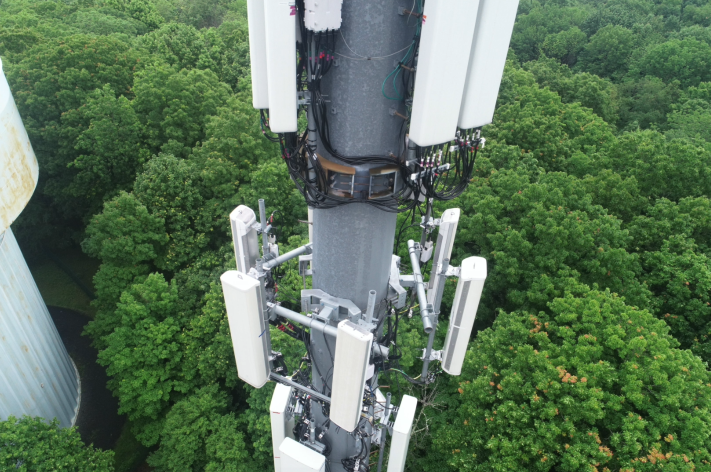
#> input picture img/16.png, 1421 x 944 px (shown at 1/2 size)
$ python -i run.py   (imports and definitions only)
#> lines starting #> are read from the running program, lines starting #| are printed output that depends on the picture; after the words box and inside, x2 and y2 are one past the last pixel; in counts of white or black regions, pixels touching at a corner belong together
import cv2
import os
from PIL import Image
import numpy as np
from matplotlib import pyplot as plt

def processing_file(in_file):
#> called with in_file = 'img/16.png'
    file_name = in_file.split("/")[-1]

    # loading the image
    org_image = cv2.imread(in_file)
#> org_image is the input picture: shape (944, 1421, 3); mean B, G, R 89.6, 115.5, 91.8
    # org_image = cv2.imread("images/16.png")
    # org_image = cv2.imread("images/5.png")
    # org_image = cv2.imread("images/9.png")

    dim = (800, 900)

    # resize image
    resized = cv2.resize(org_image, dim, interpolation = cv2.INTER_AREA)
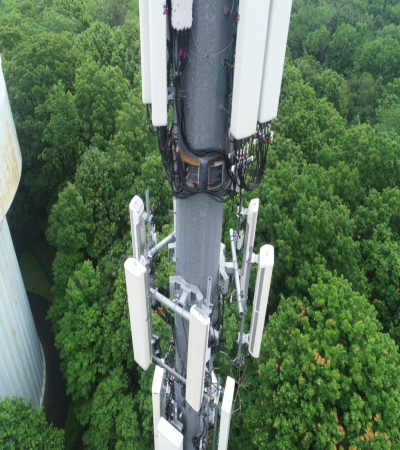
#> resized: shape (900, 800, 3) (shown at 1/2 size); mean B, G, R 89.6, 115.5, 91.8

    # image copy
    img_copy = resized.copy()

    height, width, channels = img_copy.shape
    x1 = int(width * 0.2)
    x2 = int(width * 0.8)
    y1 = 0
    y2 = height

    crop_img = img_copy[y1:y2, x1:x2] # Crop
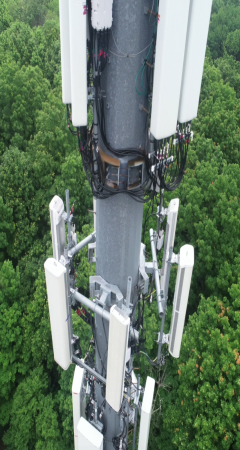
#> crop_img: shape (900, 480, 3) (shown at 1/2 size); mean B, G, R 102.8, 122.9, 102.7

    # resize image
    image = cv2.resize(crop_img, dim, interpolation = cv2.INTER_AREA)
    cv2.imshow('Original', image)

    # Convert to RGB
    image_rgb=cv2.cvtColor(image,cv2.COLOR_BGR2RGB)

    # blur1 = cv2.GaussianBlur(image_rgb, (13, 13), 3)

    # sigmaX is Gaussian Kernel standard deviation
    # ksize is kernel size
    blur = cv2.GaussianBlur(src=image_rgb, ksize=(13,13), sigmaX=0, sigmaY=0) # small noise
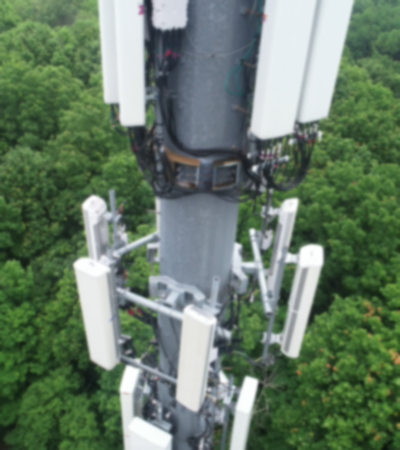
#> blur: shape (900, 800, 3) (shown at 1/2 size); mean R, G, B 102.7, 122.9, 102.8

    # medianBlur() is used to apply Median blur to image
    # ksize is the kernel size
    median = cv2.medianBlur(src=blur, ksize=3)

    # sigmaSpace is used to filter sigma in the coordinate space.
    sigma = cv2.bilateralFilter(src=median, d=7, sigmaColor=25, sigmaSpace=25) # small no closed

    cv2.imshow('filter', sigma)

    # Convert to Gray
    blur_gray = cv2.cvtColor(sigma,cv2.COLOR_RGB2GRAY)
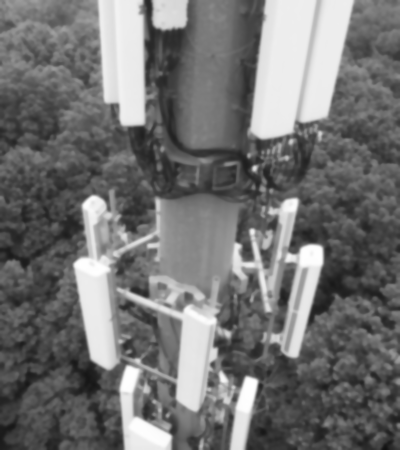
#> blur_gray: shape (900, 800) (shown at 1/2 size); min 16, max 255, mean 114.5


    # ret, thresh = cv2.threshold(blur_gray,195,215,cv2.THRESH_BINARY+cv2.THRESH_OTSU)
    ret, thresh = cv2.threshold(blur_gray,163,215,cv2.THRESH_BINARY+cv2.THRESH_OTSU)
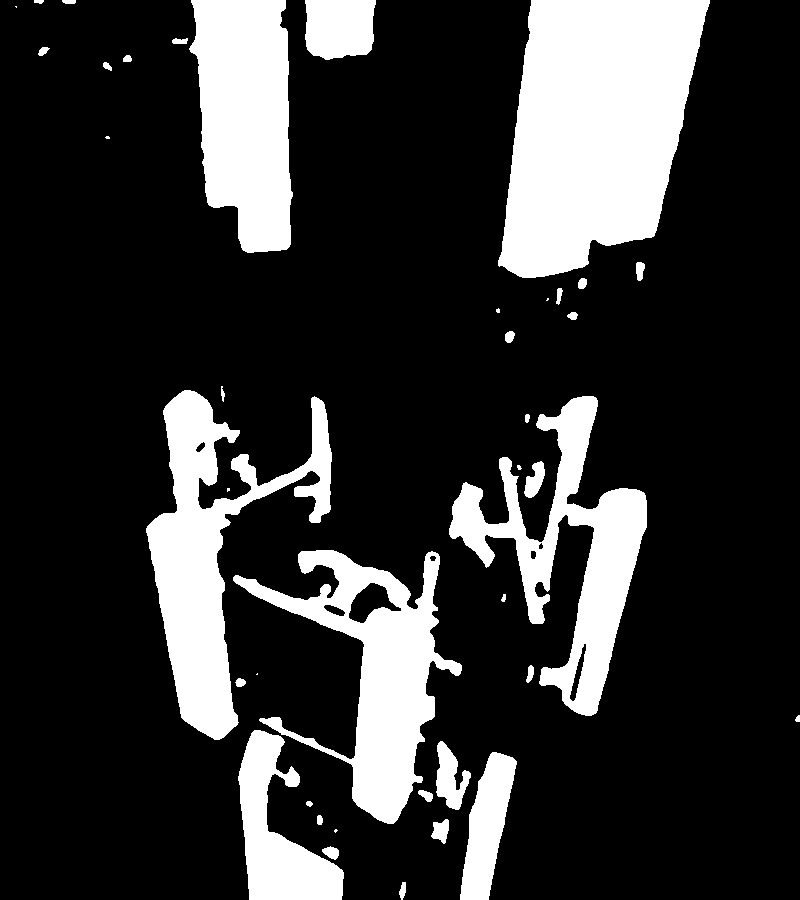
#> thresh: shape (900, 800); values 0 (black) and 215 (white), 20.5% white; 41 white regions (8 under 20 px), largest, box (x1, y1, x2, y2) and area: (498, 0, 710, 278) 42720, (146, 390, 332, 740) 22808, (233, 550, 462, 824) 20690
#> ret = 152

    cv2.imshow('blur', thresh)

    edges = cv2.Canny(image=thresh, threshold1=195, threshold2=215, apertureSize = 3) # Canny Edge Detection
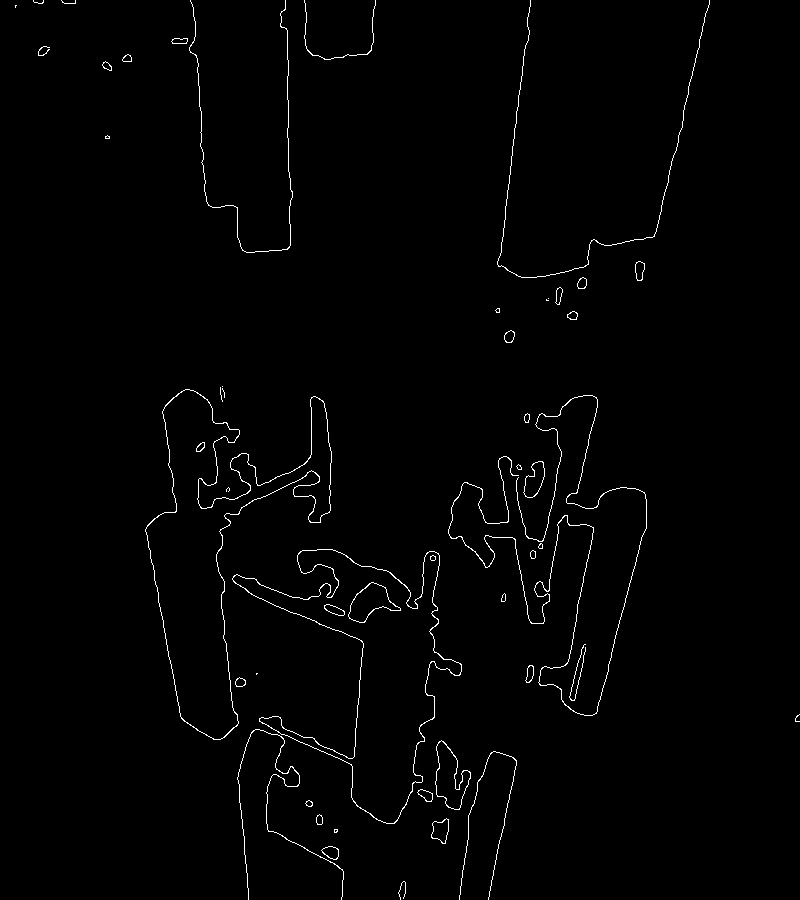
#> edges: shape (900, 800); 1.2% white in thin lines or dots
    # edges = cv2.Canny(image=thresh, threshold1=0, threshold2=100, apertureSize = 3) # Canny Edge Detection

    # Display Canny Edge Detection Image
    cv2.imshow('Canny Edge Detection', edges)

    # # Fill rectangular contours
    contours, hierarchy  = cv2.findContours(edges, cv2.RETR_TREE, cv2.CHAIN_APPROX_SIMPLE)
#> contours = 82 contours, 28 with area under 20; largest, box (x1, y1, x2, y2) and area: (145, 389, 332, 740) 22920, (145, 389, 332, 740) 22786, (232, 549, 462, 824) 22000, (232, 549, 462, 824) 21854, (435, 740, 471, 810) 1325
    # cv2.drawContours(image_copy, contours, -1, (0, 0, 255), 1, cv2.LINE_AA)

    for contour in contours:
        # if cv2.contourArea(contour) > cv2.arcLength(contour, True):
            len_contour = 0.01*cv2.arcLength(contour, True)

            # if (13 > len_contour) and (len_contour > 1):
            if (len_contour > 1):
                approx = cv2.approxPolyDP(contour, len_contour, True)
                # detect the shapes.
                # Position for writing text
                x,y = approx[0][0]

                if len(approx) > 5:
                    cv2.drawContours(image, [approx], -1, (0, 255, 0), 2, cv2.LINE_AA)
                    cv2.putText(image, "Antena", (x, y + 30), cv2.FONT_HERSHEY_COMPLEX, 1, (0, 0, 255), 1)
#> this loop made 82 passes
#> (len_contour, x, y) on passes 14, 15, 16, 17, 24, 29, 30, 33: (6.79, 499, 752), (2.26, 441, 740), (2.23, 441, 740), (10.15, 253, 730), (2.48, 585, 644), (14.76, 234, 575), (14.74, 236, 574), (1.57, 400, 608)
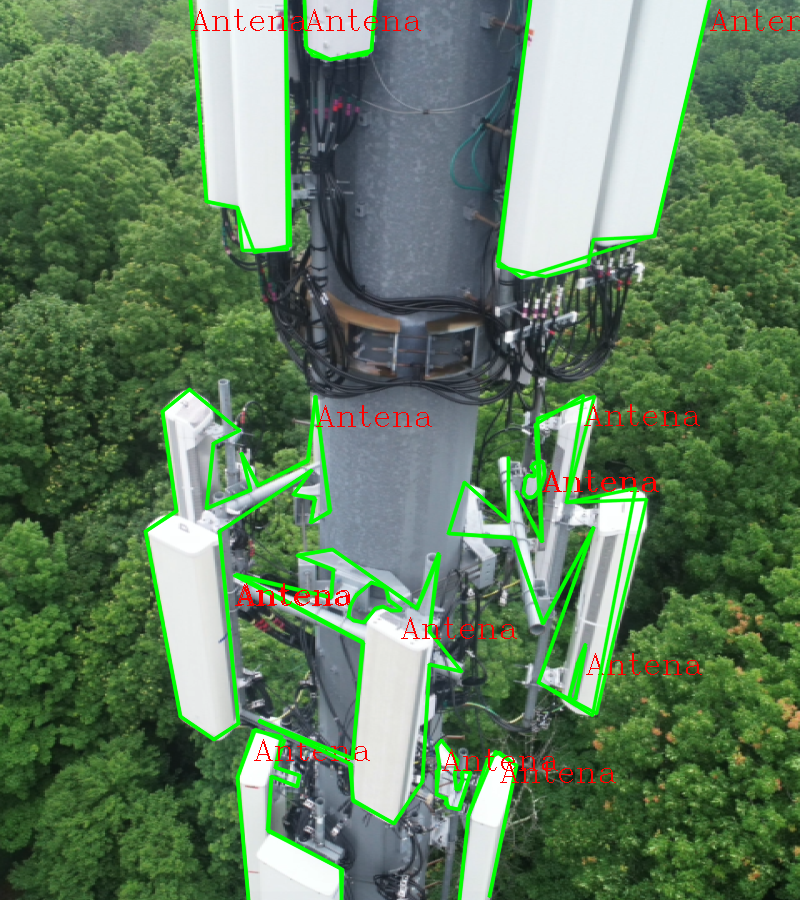
#> image: shape (900, 800, 3); mean B, G, R 95.7, 125.4, 97.9

    cv2.imshow('contour', image)
    cv2.imwrite('result.jpg', image)
    cv2.waitKey(0)

    cv2.destroyAllWindows()

>>> result = processing_file('img/16.png')

$ run again, on img/5.png
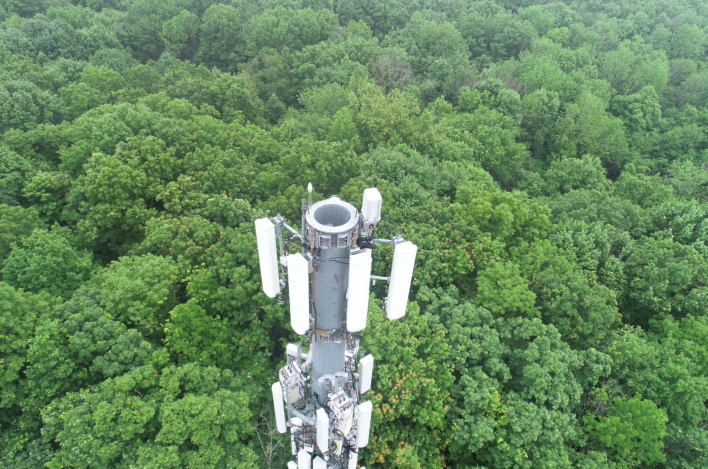
#> input picture img/5.png, 1415 x 937 px (shown at 1/2 size)
#> in processing_file, org_image is the input picture: shape (937, 1415, 3); mean B, G, R 95.3, 136.9, 103.5
#> in processing_file, `ret, thresh = cv2.threshold(blur_gray,163,215,cv2.THRESH_BINARY+cv2.TH..`:
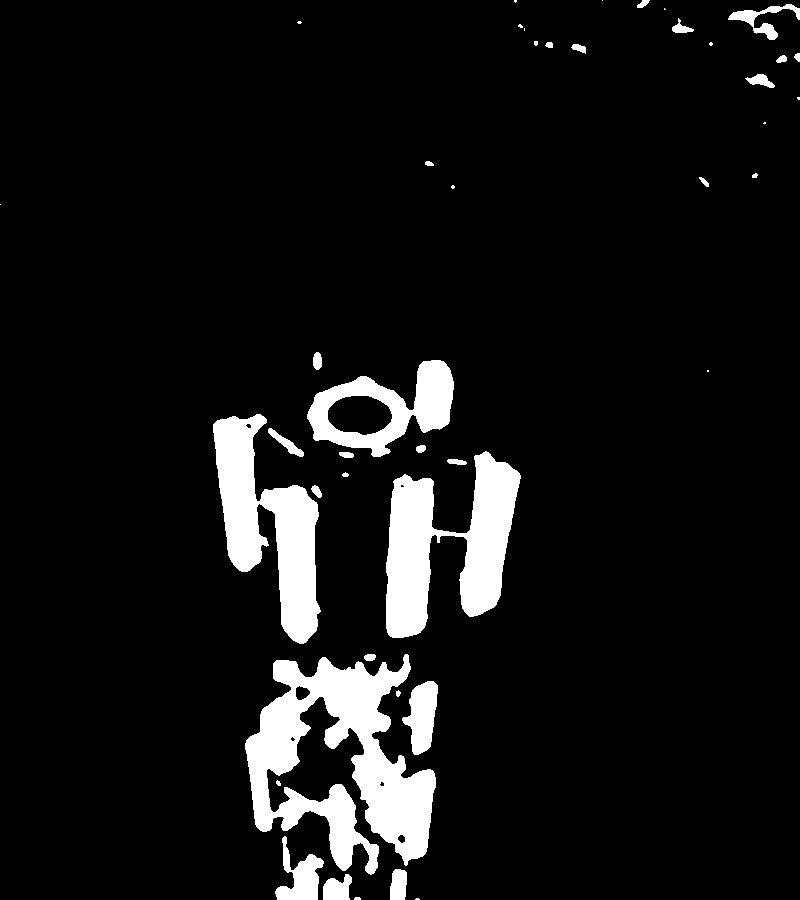
#> thresh: shape (900, 800); values 0 (black) and 215 (white), 8% white; 44 white regions (15 under 20 px), largest, box (x1, y1, x2, y2) and area: (245, 654, 436, 875) 20106, (386, 451, 521, 638) 13051, (213, 414, 321, 644) 11563
#> ret = 169
#> edges: shape (900, 800); 0.81% white in thin lines or dots
#> contours = 85 contours, 38 with area under 20; largest, box (x1, y1, x2, y2) and area: (244, 653, 436, 875) 20443, (244, 653, 436, 875) 20196, (385, 451, 521, 638) 13099, (385, 451, 521, 638) 13054, (212, 413, 321, 644) 11634
#> the loop in processing_file, `for contour in contours:` made 85 passes
#> (len_contour, x, y) on passes 3, 4, 5, 10, 11, 12, 13, 30: (1.62, 351, 876), (1.48, 396, 868), (4.41, 283, 836), (1.98, 432, 680), (1.96, 432, 680), (17.44, 408, 654), (17.41, 406, 653), (8.77, 508, 463)
#> after the loop in processing_file, `for contour in contours:`:
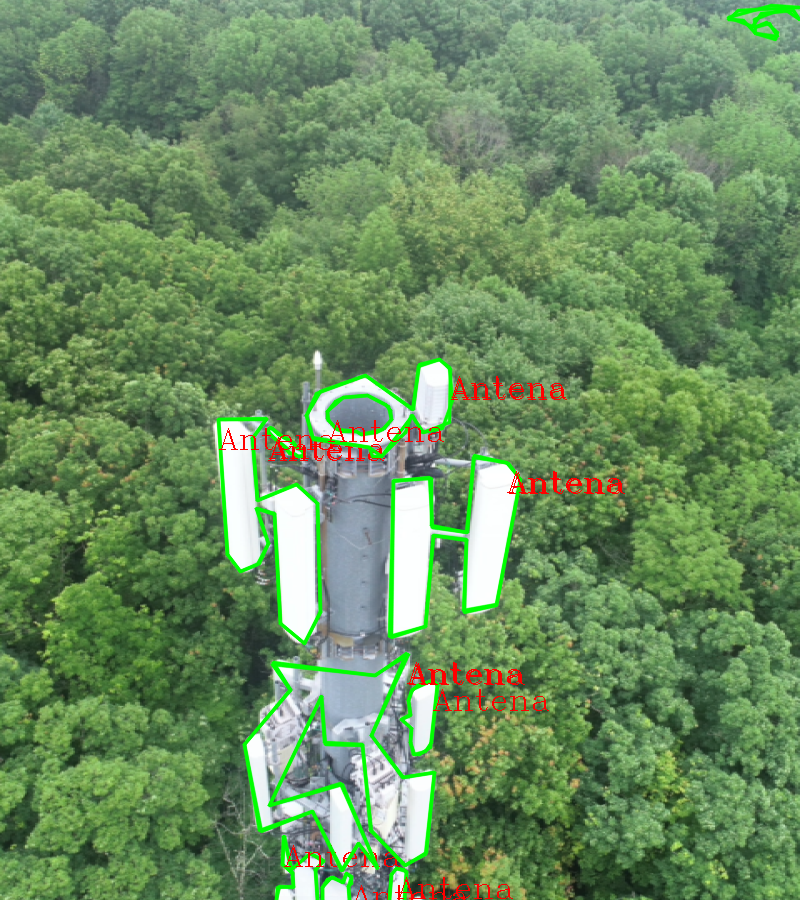
#> image: shape (900, 800, 3); mean B, G, R 96, 141.1, 106.6

$ run again, on img/9.png
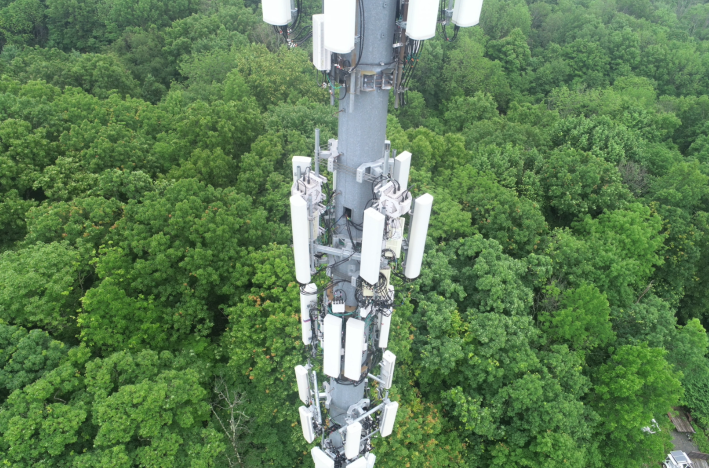
#> input picture img/9.png, 1418 x 936 px (shown at 1/2 size)
#> in processing_file, org_image is the input picture: shape (936, 1418, 3); mean B, G, R 85.9, 126.2, 95.7
#> in processing_file, `ret, thresh = cv2.threshold(blur_gray,163,215,cv2.THRESH_BINARY+cv2.TH..`:
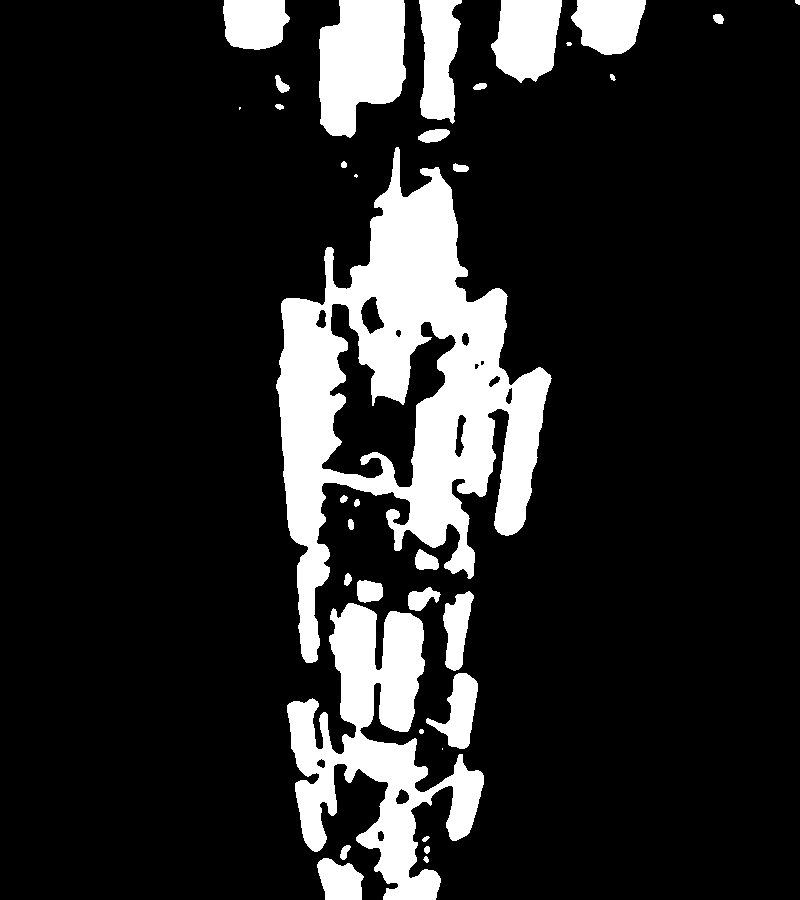
#> thresh: shape (900, 800); values 0 (black) and 215 (white), 15.3% white; 35 white regions (4 under 20 px), largest, box (x1, y1, x2, y2) and area: (276, 147, 552, 663) 55334, (287, 603, 484, 900) 23644, (319, 0, 406, 138) 9213
#> ret = 156
#> edges: shape (900, 800); 1.2% white in thin lines or dots, all inside (x1, y1, x2, y2) = (222, 0, 800, 900)
#> contours = 87 contours, 20 with area under 20; largest, box (x1, y1, x2, y2) and area: (275, 146, 552, 663) 66696, (275, 146, 552, 663) 66494, (425, 672, 478, 749) 1916, (425, 672, 478, 749) 1892, (442, 591, 474, 671) 1526
#> the loop in processing_file, `for contour in contours:` made 87 passes
#> (len_contour, x, y) on passes 1, 19, 20, 21, 22, 23, 24, 25: (2.5, 318, 861), (2.37, 459, 672), (2.35, 459, 672), (41.26, 349, 602), (2.05, 470, 591), (2.02, 469, 591), (1.07, 440, 593), (1.05, 440, 593)
#> after the loop in processing_file, `for contour in contours:`:
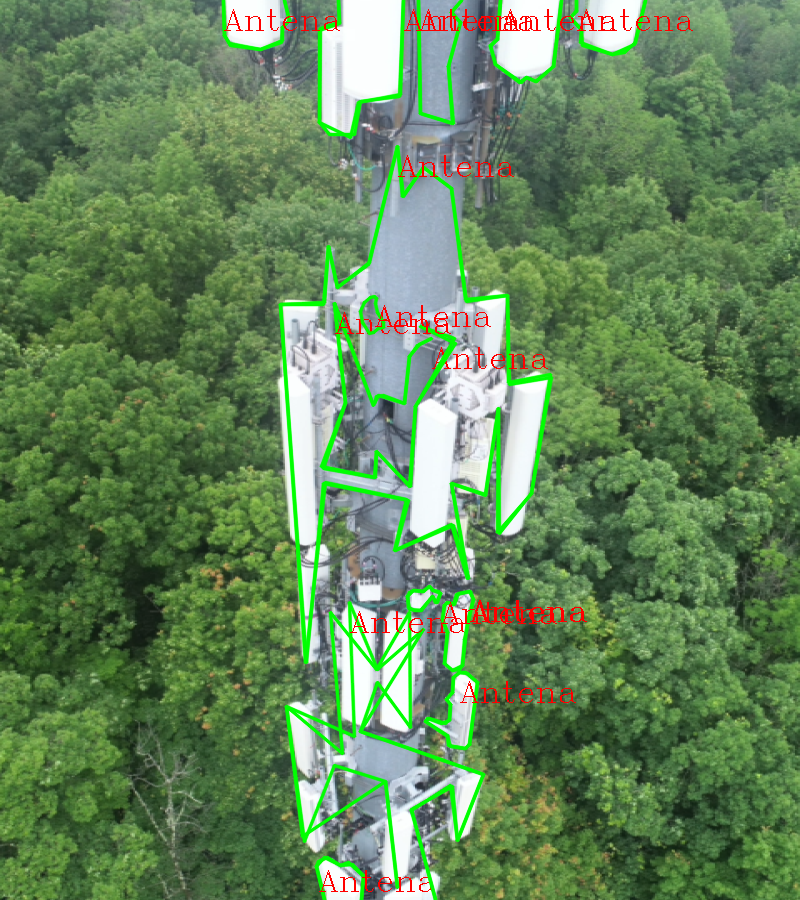
#> image: shape (900, 800, 3); mean B, G, R 90.4, 133.2, 99.9
